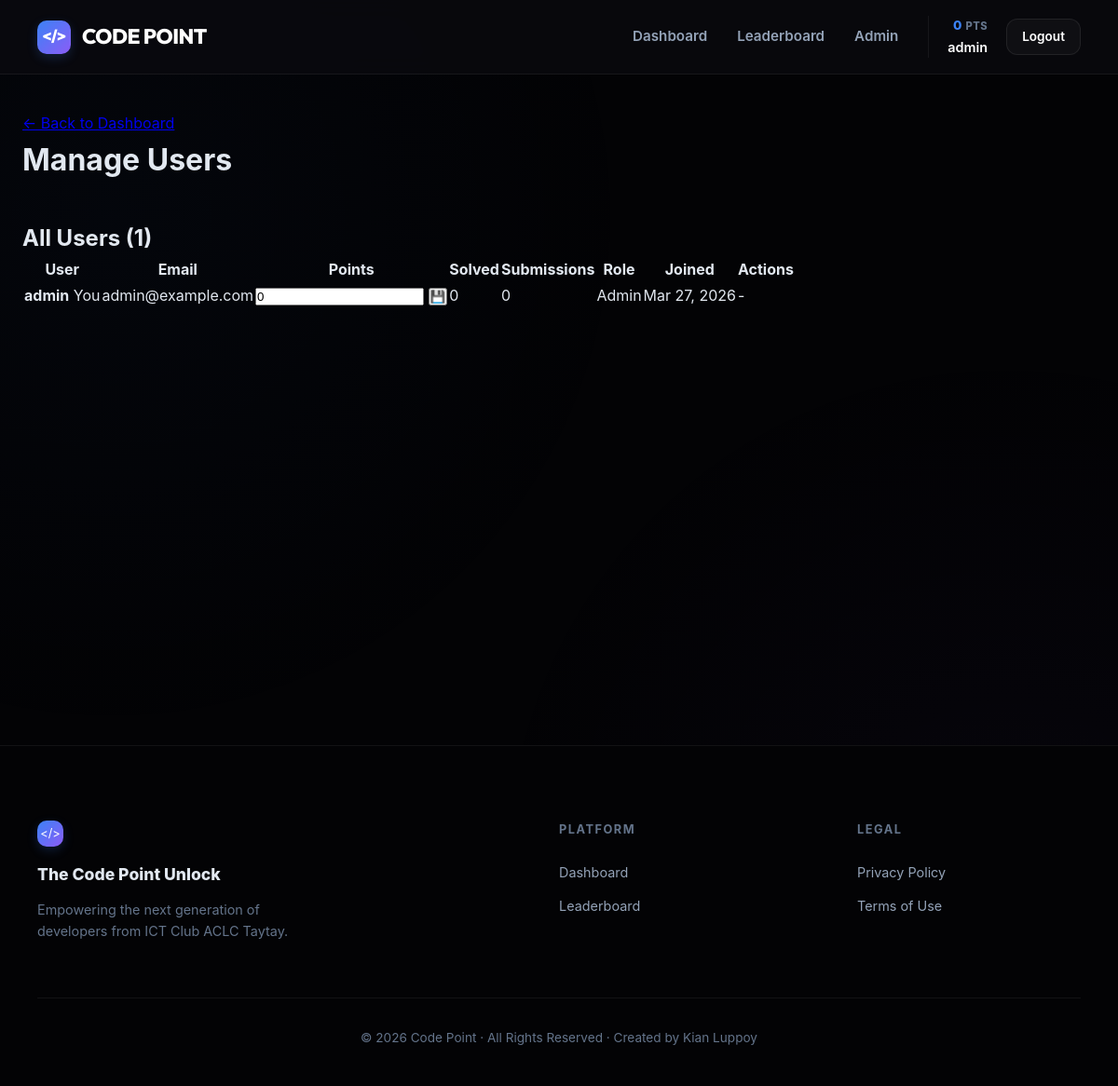
The page /admin/users.php (signed in) on the database its author committed.
### tables this page shows
CREATE TABLE users (
    id INT AUTO_INCREMENT PRIMARY KEY,
    username VARCHAR(50) UNIQUE NOT NULL,
    email VARCHAR(100) UNIQUE NOT NULL,
    password VARCHAR(255) NOT NULL,
    is_admin TINYINT(1) DEFAULT 0,
    total_points INT DEFAULT 0,
    created_at TIMESTAMP DEFAULT CURRENT_TIMESTAMP,
    updated_at TIMESTAMP DEFAULT CURRENT_TIMESTAMP ON UPDATE CURRENT_TIMESTAMP
);

### includes/db.php (called while the page is built, shortened)
<?php
require_once 'config.php';
class Database {
    private $conn;
    private static $instance = null;
    private function __construct() {
        try {
            $dsn = "mysql:host=" . DB_HOST . ";dbname=" . DB_NAME . ";port=" . DB_PORT . ";charset=utf8mb4";
            $this->conn = new PDO(
                $dsn,
                DB_USER,
                DB_PASS,
                [
                    PDO::ATTR_ERRMODE => PDO::ERRMODE_EXCEPTION,
                    PDO::ATTR_DEFAULT_FETCH_MODE => PDO::FETCH_ASSOC,
                    PDO::ATTR_EMULATE_PREPARES => false
                ]
            );
            $this->initTables();
        } catch (PDOException $e) {
            die("Database connection failed: " . $e->getMessage());
        }
    }
    public static function getInstance() {
        if (self::$instance === null) {
            self::$instance = new self();
        }
        return self::$instance;
    }
    public function query($sql, $params = []) {
        $stmt = $this->conn->prepare($sql);
        $stmt->execute($params);
        return $stmt;
    }
    public function fetch($sql, $params = []) {
        return $this->query($sql, $params)->fetch();
    }
    public function fetchAll($sql, $params = []) {
        return $this->query($sql, $params)->fetchAll();
    }
    private function initTables() {
        $check = $this->fetch("SHOW TABLES LIKE 'users'");
    }
}
$db = Database::getInstance();
?>

### includes/config.php (called while the page is built, shortened)
<?php
function sanitize($data) {
    return htmlspecialchars(trim($data), ENT_QUOTES, 'UTF-8', false);
}
?>

### admin/users.php (the view, shortened to what this page needs)
<?php
require_once '../includes/config.php';
require_once '../includes/db.php';
$users = $db->fetchAll("
    SELECT u.*,
           (SELECT COUNT(*) FROM user_progress WHERE user_id = u.id) as questions_solved,
           (SELECT COUNT(*) FROM submissions WHERE user_id = u.id) as total_submissions
    FROM users u
    ORDER BY u.total_points DESC, u.created_at
");
include '../includes/header.php';
?>
<div class="admin-page">
    <div class="admin-header">
        <a href="index.php" class="back-link">← Back to Dashboard</a>
        <h1>Manage Users</h1>
    </div>
    <div class="admin-section full-width">
        <div class="section-header">
            <h2>All Users (<?php echo count($users); ?>)</h2>
        </div>
        <?php if (empty($users)): ?>
            <p class="text-muted">No users found.</p>
        <?php else: ?>
            <div class="users-table-wrapper">
                <table class="users-table">
                    <thead>
                        <tr>
                            <th>User</th>
                            <th>Email</th>
                            <th>Points</th>
                            <th>Solved</th>
                            <th>Submissions</th>
                            <th>Role</th>
                            <th>Joined</th>
                            <th>Actions</th>
                        </tr>
                    </thead>
                    <tbody>
                        <?php foreach ($users as $user): ?>
                            <tr class="<?php echo $user['is_admin'] ? 'admin-row' : ''; ?>">
                                <td>
                                    <strong><?php echo sanitize($user['username']); ?></strong>
                                    <?php if ($user['id'] == $_SESSION['user_id']): ?>
                                        <span class="you-badge">You</span>
                                    <?php endif; ?>
                                </td>
                                <td><?php echo sanitize($user['email']); ?></td>
                                <td>
                                    <form method="POST" class="inline-points-form">
                                        <input type="number" name="points" value="<?php echo $user['total_points']; ?>" min="0" class="points-input">
                                        <button type="submit" class="btn-icon" title="Update Points">💾</button>
                                    </form>
                                </td>
                                <td><?php echo $user['questions_solved']; ?></td>
                                <td><?php echo $user['total_submissions']; ?></td>
                                <td>
                                    <?php if ($user['is_admin']): ?>
                                        <span class="role-badge admin">Admin</span>
                                    <?php else: ?>
                                        <span class="role-badge player">Player</span>
                                    <?php endif; ?>
                                </td>
                                <td><?php echo date('M j, Y', strtotime($user['created_at'])); ?></td>
                                <td>
                                    <div class="action-buttons">
                                        <?php if ($user['id'] != $_SESSION['user_id']): ?>
                                            <form method="POST" class="inline-form">
                                                <input type="hidden" name="action" value="toggle_admin">
                                                <input type="hidden" name="id" value="<?php echo $user['id']; ?>">
                                                <button type="submit" class="btn btn-sm btn-outline" title="Toggle Admin">
                                                    <?php echo $user['is_admin'] ? 'Remove Admin' : 'Make Admin'; ?>
                                                </button>
                                            </form>
                                            <form method="POST" class="inline-form" onsubmit="return confirm('Reset all progress for this user?')">
                                                <input type="hidden" name="action" value="reset_progress">
                                                <input type="hidden" name="id" value="<?php echo $user['id']; ?>">
                                                <button type="submit" class="btn btn-sm btn-outline" title="Reset Progress">Reset</button>
                                            </form>
                                            <?php if (!$user['is_admin']): ?>
                                                <form method="POST" class="inline-form" onsubmit="return confirm('Delete this user permanently?')">
                                                    <input type="hidden" name="action" value="delete">
                                                    <input type="hidden" name="id" value="<?php echo $user['id']; ?>">
                                                    <button type="submit" class="btn btn-sm btn-danger">Delete</button>
                                                </form>
                                            <?php endif; ?>
                                        <?php else: ?>
                                            <span class="text-muted">-</span>
                                        <?php endif; ?>
                                    </div>
                                </td>
                            </tr>
                        <?php endforeach; ?>
                    </tbody>
                </table>
            </div>
        <?php endif; ?>
    </div>
</div>
<?php include '../includes/footer.php'; ?>

### assets/css/style.css (style rules this page uses)
:root { --bg-primary: #030305; --bg-secondary: #0a0a0f; --bg-card: #12121e; --bg-header: rgba(10, 10, 15, 0.85); --text-primary: #e2e8f0; --text-secondary: #94a3b8; --text-muted: #64748b; --text-active: #ffffff; --primary: #3b82f6; --primary-glow: rgba(59, 130, 246, 0.2); --secondary: #8b5cf6; --accent: #06b6d4; --success: #10b981; --success-glow: rgba(16, 185, 129, 0.2); --error: #ef4444; --warning: #f59e0b; --border-color: rgba(255, 255, 255, 0.06); --glass-bg: rgba(255, 255, 255, 0.03); --glass-border: rgba(255, 255, 255, 0.08); --shadow-sm: 0 4px 6px -1px rgba(0, 0, 0, 0.1); --shadow-lg: 0 20px 25px -5px rgba(0, 0, 0, 0.2); --transition: all 0.3s cubic-bezier(0.4, 0, 0.2, 1); }
* { margin: 0; padding: 0; box-sizing: border-box; }
body { font-family: 'Geist', 'Inter', -apple-system, sans-serif; background: var(--bg-primary); color: var(--text-primary); min-height: 100vh; line-height: 1.6; overflow-x: hidden; -webkit-font-smoothing: antialiased; }
body::before { content: ''; position: fixed; top: 0; left: 0; width: 100%; height: 100%; background: radial-gradient(circle at 10% 20%, rgba(59, 130, 246, 0.03) 0%, transparent 40%), radial-gradient(circle at 90% 80%, rgba(139, 92, 246, 0.03) 0%, transparent 40%); z-index: -1; pointer-events: none; }
.admin-page { max-width: 1200px; margin: 40px auto; padding: 0 24px; }
.admin-header { margin-bottom: 40px; }

### rows shown on the page
users: username "admin", shows "You", email "admin@example.com", points "0", questions_solved "0", total_submissions "0", is_admin "Admin", created_at "Mar 27, 2026"

### other values the page prints
$_SESSION['total_points'] "0"
$_SESSION['username'] "admin"
count($users) "1"
